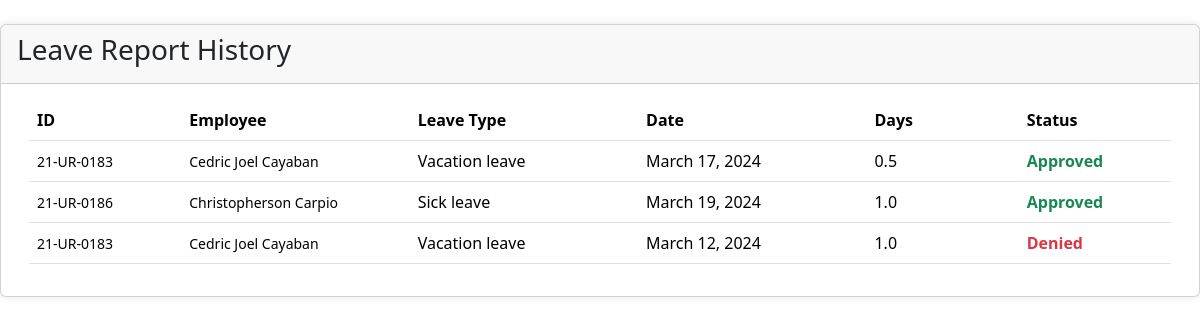
Page /admin/reports.php on the committed database.
### tables this page shows
CREATE TABLE `employee_leave` (
  `leave_id` int(11) NOT NULL,
  `employee_id` varchar(20) NOT NULL,
  `leave_type` int(11) NOT NULL,
  `date` date NOT NULL,
  `status` varchar(50) NOT NULL,
  `reason` varchar(150) NOT NULL,
  `days` decimal(10,1) NOT NULL,
  `credit_cost` float NOT NULL
);

CREATE TABLE `employee` (
  `employee_id` varchar(20) NOT NULL,
  `username` varchar(50) NOT NULL,
  `password` varchar(50) NOT NULL,
  `acc_status` varchar(50) NOT NULL,
  `fname` varchar(25) NOT NULL,
  `mname` varchar(255) NOT NULL,
  `lname` varchar(20) NOT NULL,
  `credits` int(11) DEFAULT NULL,
  `birthdate` date NOT NULL,
  `contact` int(11) NOT NULL,
  `address` varchar(100) NOT NULL,
  `department` int(11) NOT NULL,
  `employee_type` int(11) NOT NULL,
  `academic_rank` int(11) DEFAULT NULL,
  `designation` int(11) DEFAULT NULL
);

CREATE TABLE `leave_type` (
  `type_id` int(11) NOT NULL,
  `leave_name` varchar(50) NOT NULL
);

### config.php (called while the page is built, shortened)
<?php
    $con = new mysqli('localhost', 'root', '', 'leave_system');
    $reportSql = $con -> query("SELECT * FROM
    employee_leave
    INNER JOIN employee ON employee_leave.employee_id=employee.employee_id
    INNER JOIN leave_type ON employee_leave.leave_type = leave_type.type_id
    WHERE employee_leave.status = 'Accepted' OR employee_leave.status = 'Rejected'"
    );
?>

### admin/reports.php (the view, shortened to what this page needs)
<?php
    require('../config.php');
?>
<!DOCTYPE html>
<html lang="en">
<head>
    <link rel="stylesheet" href="../css/contents.css">
    <link href="https://cdn.jsdelivr.net/npm/bootstrap@5.3.3/dist/css/bootstrap.min.css" rel="stylesheet">
</head>
<body>
<div class="card card-outline card-primary mt-4" id="load-content">
	<div class="card-header d-flex justify-content-between">
		<h3 class="card-title">Leave Report History</h3>
	</div>
	<div class="card-body">
        <div class="container-fluid">
			<table class="table table-hover table-stripped">
				<colgroup>
                    <col width="10%">
					<col width="15%">
					<col width="15%">
					<col width="15%">
					<col width="10%">
					<col width="10%">
				</colgroup>
				<thead>
					<tr>
						<th>ID</th>
						<th>Employee</th>
						<th>Leave Type</th>
						<th>Date</th>
						<th>Days</th>
						<th>Status</th>
					</tr>
				</thead>
				<tbody>
                        <?php
                            while($employee = $reportSql -> fetch_assoc()){
                        ?>
						<tr>
							<td>
                            <small><?=$employee['employee_id']?></small><br>
                            </td>
							<td>
								<small><?=$employee['fname'] . ' ' . $employee['lname']?> </small>
                            </td>
							<td><?=$employee['leave_name']?></td>
							<td><?= date('F j, Y', strtotime($employee['date'])) ?></td>
							<td>
                                <?=$employee['days']?>
							</td>
							<td>
                            <?php if($employee['status'] == 'Accepted'): ?>
									<b class="text-success">Approved</b>
								<?php elseif($employee['status'] == 'Rejected'): ?>
									<b class="text-danger">Denied</b>
								<?php else: ?>
									<b class="text-primary">Pending</b>
								<?php endif; ?>
							</td>
						</tr>
                        <?php
                            }
                        ?>
				</tbody>
			</table>
		</div>
	</div>
</div>
</body>
</html>

### css/contents.css (style rules this page uses)
.card { position: relative; display: flex; flex-direction: column; min-width: 0; word-wrap: break-word; background-color: #fff; background-clip: border-box; border: 1px solid rgba(0, 0, 0, 0.125); border-radius: 0.25rem; }
.card-body { flex: 1 1 auto; padding: 1rem 1rem; }
.card-title { margin-bottom: 0.5rem; }
.card-header { padding: 0.5rem 1rem; margin-bottom: 0; background-color: rgba(0, 0, 0, 0.03); border-bottom: 1px solid rgba(0, 0, 0, 0.125); }
.card-header:first-child { border-radius: calc(0.25rem - 1px) calc(0.25rem - 1px) 0 0; }
.card { border-radius: 15px; box-shadow: 0 0 10px rgba(0, 0, 0, 0.1); }
.card-header { border-bottom: none; }
.card-body { padding: 20px; }
.table { margin-bottom: 0; }
.card-header { display: flex; justify-content: space-between; }

### rows in the picture
employee_leave: employee.employee_id "21-UR-0183", employee.fname "Cedric Joel", employee.lname "Cayaban", leave_type.leave_name "Vacation leave", date "March 17, 2024", days "0.5", status "Approved"
employee_leave: employee.employee_id "21-UR-0186", employee.fname "Christopherson", employee.lname "Carpio", leave_type.leave_name "Sick leave", date "March 19, 2024", days "1.0", status "Approved"
employee_leave: employee.employee_id "21-UR-0183", employee.fname "Cedric Joel", employee.lname "Cayaban", leave_type.leave_name "Vacation leave", date "March 12, 2024", days "1.0", status "Denied"
